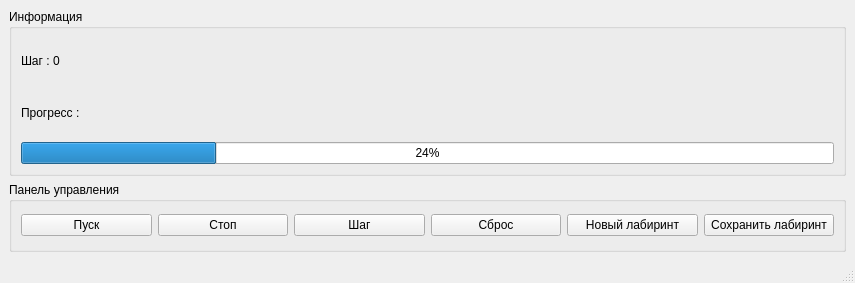
<?xml version="1.0" encoding="UTF-8"?>
<ui version="4.0">
 <class>MainWindow</class>
 <widget class="QMainWindow" name="MainWindow">
  <property name="geometry">
   <rect>
    <x>0</x>
    <y>0</y>
    <width>855</width>
    <height>283</height>
   </rect>
  </property>
  <property name="windowTitle">
   <string>Главное окно</string>
  </property>
  <widget class="QWidget" name="centralwidget">
   <layout class="QVBoxLayout" name="verticalLayout">
    <item>
     <widget class="QGroupBox" name="InfoBox">
      <property name="title">
       <string>Информация</string>
      </property>
      <layout class="QVBoxLayout" name="verticalLayout_2">
       <item>
        <widget class="QLabel" name="StepLabel">
         <property name="text">
          <string>Шаг : 0</string>
         </property>
        </widget>
       </item>
       <item>
        <widget class="QLabel" name="ProgressLabel">
         <property name="text">
          <string>Прогресс :</string>
         </property>
        </widget>
       </item>
       <item>
        <widget class="QProgressBar" name="ProgressBar">
         <property name="value">
          <number>24</number>
         </property>
        </widget>
       </item>
      </layout>
     </widget>
    </item>
    <item>
     <widget class="QGroupBox" name="ControlBox">
      <property name="maximumSize">
       <size>
        <width>16777215</width>
        <height>70</height>
       </size>
      </property>
      <property name="title">
       <string>Панель управления</string>
      </property>
      <layout class="QHBoxLayout" name="horizontalLayout">
       <item>
        <widget class="QPushButton" name="StartBtn">
         <property name="text">
          <string>Пуск</string>
         </property>
        </widget>
       </item>
       <item>
        <widget class="QPushButton" name="StopBtn">
         <property name="text">
          <string>Стоп</string>
         </property>
        </widget>
       </item>
       <item>
        <widget class="QPushButton" name="StepBtn">
         <property name="text">
          <string>Шаг</string>
         </property>
        </widget>
       </item>
       <item>
        <widget class="QPushButton" name="ResetBtn">
         <property name="text">
          <string>Сброс</string>
         </property>
        </widget>
       </item>
       <item>
        <widget class="QPushButton" name="NewMazeBtn">
         <property name="text">
          <string>Новый лабиринт</string>
         </property>
        </widget>
       </item>
       <item>
        <widget class="QPushButton" name="SaveBtn">
         <property name="text">
          <string>Сохранить лабиринт</string>
         </property>
        </widget>
       </item>
      </layout>
     </widget>
    </item>
   </layout>
  </widget>
  <widget class="QStatusBar" name="statusbar"/>
 </widget>
 <resources/>
 <connections/>
</ui>
